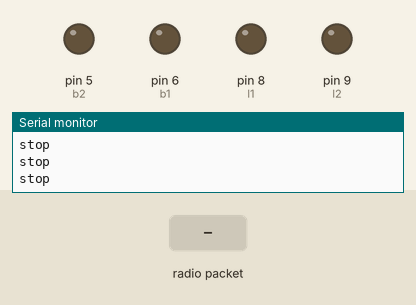
Bench run of a sketch on a simulated Arduino Uno, built with avr-gcc and run on an emulated ATmega328P. On the bench: output pins drawn as LEDs (lit = HIGH), the last lines printed to the serial monitor. Inputs (shaded band) come from the test bench. No radio packets arrive unless stated; pins used as bus, display or sensor lines are not drawn.

Above: at 1.2 s.
1.3 s: radio packet "5" arrives
At 1.5 s:
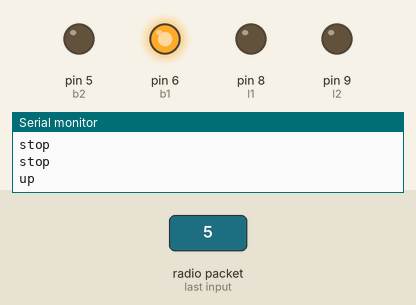
4.3 s: radio packet "2" arrives
At 5.5 s:
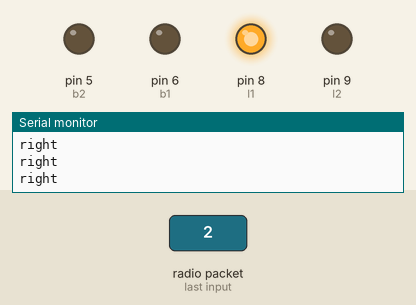
5.8 s: radio packet "3" arrives
At 6.6 s:
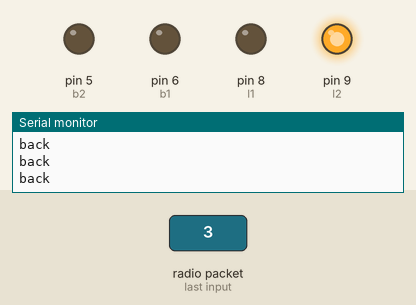
7.3 s: radio packet "5" arrives
At 7.5 s:
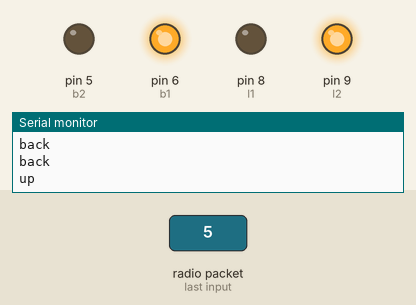
10.3 s: radio packet "90" arrives
At 11.2 s:
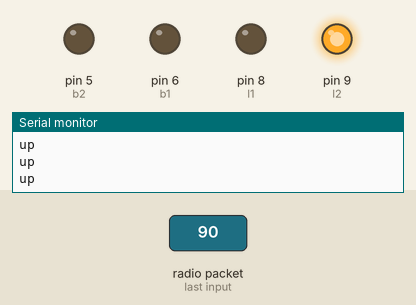
Timing chart, 0 to 12.8 s (numbered marks = the images above; inputs shaded):
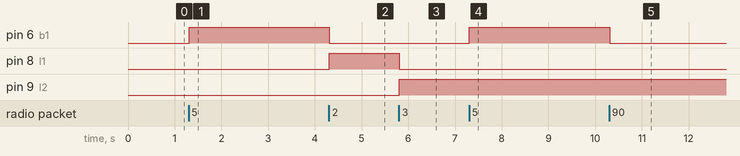

Measured:
- after the input at 1.3 s, pin 6 (b1): LOW → HIGH at once
- after the input at 4.3 s, pin 6 (b1): HIGH → LOW at once; pin 8 (l1): LOW → HIGH at once
- after the input at 5.8 s, pin 8 (l1): HIGH → LOW at once; pin 9 (l2): LOW → HIGH at once
- after the input at 7.3 s, pin 6 (b1): LOW → HIGH at once
- after the input at 10.3 s, pin 6 (b1): HIGH → LOW at once

The sketch:

receiver.ino
```cpp
#include <VirtualWire.h>

#define l1 8
#define l2 9
#define r1 10
#define r2 11
#define b1 6
#define b2 5
#define datain 7
void setup()
{

 pinMode(l1,OUTPUT);
 pinMode(l2,OUTPUT);
 pinMode(r1,OUTPUT);
 pinMode(r2,OUTPUT);
 pinMode(b1,OUTPUT);
 pinMode(b2,OUTPUT);
 Serial.begin(9600);
 vw_set_ptt_inverted(true);
 vw_set_rx_pin(datain);
 vw_setup(1000);
 vw_rx_start();
}

void up(){
  digitalWrite(b1,HIGH);
  digitalWrite(b2,LOW);
  delay(200);
  digitalWrite(b1,LOW);


}

void down(){
  digitalWrite(b2,HIGH);
  digitalWrite(b1,LOW);
  delay(200);
  digitalWrite(b2,LOW);

}
void right(){
  digitalWrite(l1,HIGH);
  digitalWrite(l2,LOW);
  digitalWrite(r1,LOW);
  digitalWrite(r2,LOW);
}
void left(){
  digitalWrite(l1,LOW);
  digitalWrite(l2,LOW);
  digitalWrite(r1,HIGH);
  digitalWrite(r2,LOW);
}
void front(){
  digitalWrite(l1,HIGH);
  digitalWrite(l2,LOW);
  digitalWrite(r1,HIGH);
  digitalWrite(r2,LOW);
}
void back(){
  digitalWrite(l1,LOW);
  digitalWrite(l2,HIGH);
  digitalWrite(r1,LOW);
  digitalWrite(r2,HIGH);
}

void halt
(){
  digitalWrite(l1,LOW);
  digitalWrite(l2,LOW);
  digitalWrite(r1,LOW);
  digitalWrite(r2,LOW);
}


 void loop()
{
  int value;
 uint8_t buf[VW_MAX_MESSAGE_LEN];
 uint8_t buflen = VW_MAX_MESSAGE_LEN;

 vw_get_message(buf, &buflen);
 value=atoi(buf);
 switch(value){
  case 1:
  Serial.println("left");
  left();
  break;

  case 2:
  Serial.println("right");
  right();
  break;

  case 3:
  Serial.println("back");
  back();
  break;

  case 4:
  Serial.println("front");
  front();
  break;

   case 5:
  Serial.println("up");
  up();
  break;

   case 6:
  Serial.println("down");
  down();
  break;


  case 0:
  Serial.println("stop");
  halt();


    }
 }
```
